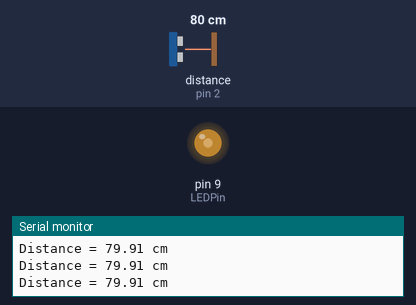
Bench run of a sketch on a simulated Arduino Uno, built with avr-gcc and run on an emulated ATmega328P. On the bench: output pins drawn as LEDs (lit = HIGH), the last lines printed to the serial monitor. Wiring (inferred from the names in the program): ultrasonic range finder: trigger pin 3; echo pin 2. The inputs (shaded band) are chosen by the test bench; at power-on: distance to the obstacle (sensor on pin 2) 80 cm. The echo pulse lasts 58.3 µs per cm; pins used as bus, display or sensor lines are not drawn.

Above: at 1.2 s.
1.3 s: distance to the obstacle (sensor on pin 2) set to 2 cm
At 2.5 s:
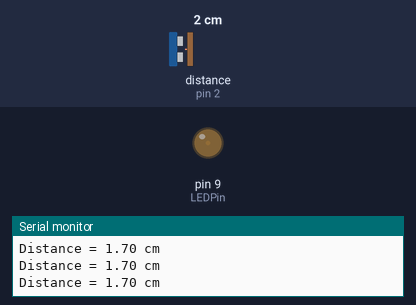
2.8 s: distance to the obstacle (sensor on pin 2) set to 120 cm
At 3.4 s:
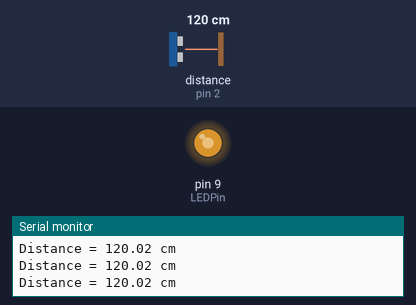
4.3 s: distance to the obstacle (sensor on pin 2) set to 250 cm
At 5.4 s:
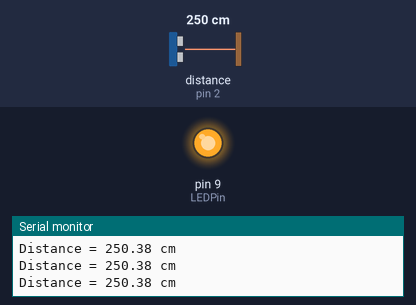
5.8 s: distance to the obstacle (sensor on pin 2) set to 18 cm
At 6.7 s:
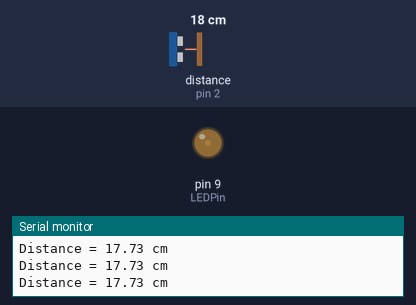
8.8 s: distance to the obstacle (sensor on pin 2) set to 299 cm
At 9.2 s:
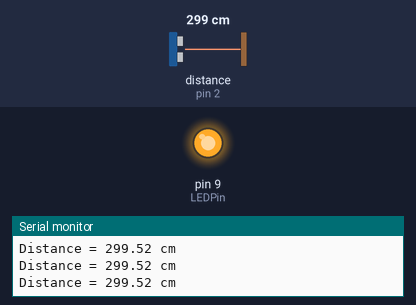
Timing chart, 0 to 11.3 s (numbered marks = the images above; inputs shaded):
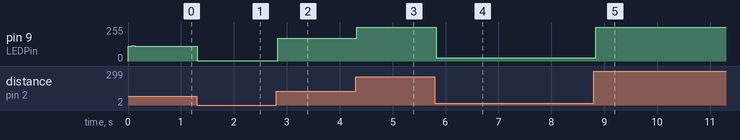

The sketch:

Lesson_15_3_sample.ino
```cpp
#define echoPin 2
#define trigPin 3
#define LEDPin 9

void setup() {
  Serial.begin (9600);
  pinMode(trigPin, OUTPUT);
  pinMode(echoPin, INPUT);
  pinMode(LEDPin, OUTPUT);

}

void loop() {
  float duration, distance;
  digitalWrite(trigPin, LOW);
  delayMicroseconds(2);

  digitalWrite(trigPin, HIGH);
  delayMicroseconds(10);
  digitalWrite(trigPin, LOW);

  duration = pulseIn(echoPin, HIGH);
  distance = (duration / 2) * 0.0344;

  Serial.print("Distance = ");
  Serial.print(distance);
  Serial.println(" cm");

  float duty=map(distance,0,180,0,255);

  analogWrite(LEDPin, duty);
  delay(10);
}
```

Measured:
- after the input at 1.3 s, pin 9 (LEDPin): 111/255 → 1/255 at once
- after the input at 2.8 s, pin 9 (LEDPin): 1/255 → 170/255 at once
- after the input at 4.3 s, pin 9 (LEDPin): 170/255 → 255/255 at once
- after the input at 5.8 s, pin 9 (LEDPin): 255/255 → 24/255 at once
- after the input at 8.8 s, pin 9 (LEDPin): 24/255 → 255/255 at once
